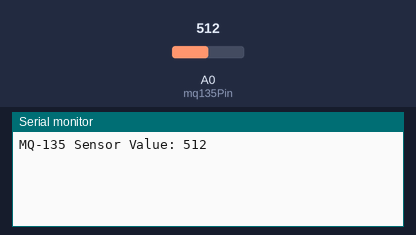
A sketch run on a simulated Arduino Uno, built with avr-gcc and run on an emulated ATmega328P. Shown: the last lines printed to the serial monitor. The test bench sets the inputs (shaded band); at power-on: A0 (mq135Pin) = 512.

Above: at 3.2 s.
3.3 s: A0 (mq135Pin) set to 716
At 4.5 s:
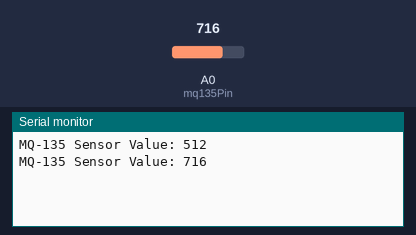
6.0 s: A0 (mq135Pin) set to 900
At 7.3 s:
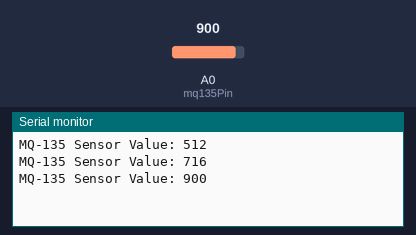
Timing chart, 0 to 9.0 s (numbered marks = the images above; inputs shaded):
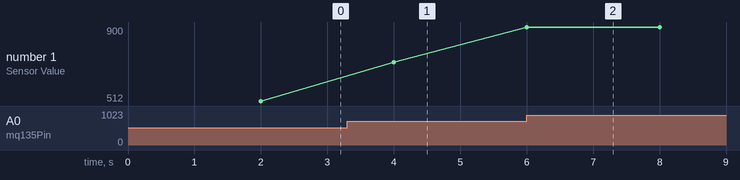

The sketch:

MQ.ino
```cpp
// Define pin for MQ-135 sensor analog output
const int mq135Pin = A0;  // ESP8266 has only one ADC pin, which is A0

void setup() {
  // Start the serial communication
  Serial.begin(115200); // Open serial monitor at 115200 baud rate

  // Give the sensor some time to warm up (typically 2 minutes)
  delay(2000);
}

void loop() {
  // Read the analog value from MQ-135
  int sensorValue = analogRead(mq135Pin);  // Read the analog value

  // Print the sensor value to the serial monitor
  Serial.print("MQ-135 Sensor Value: ");
  Serial.println(sensorValue);

  // Add a delay before the next reading
  delay(2000);  // Wait for 2 seconds before taking another reading
}
```

Measured:
- after the input at 3.3 s, the serial monitor: prints a new line after 0.70 s (image 1)
- after the input at 6.0 s, the serial monitor: prints a new line at once (image 2)
- plotted number 1: 512 → 716 after the input at 3.3 s, 716 → 900 after the input at 6.0 s
